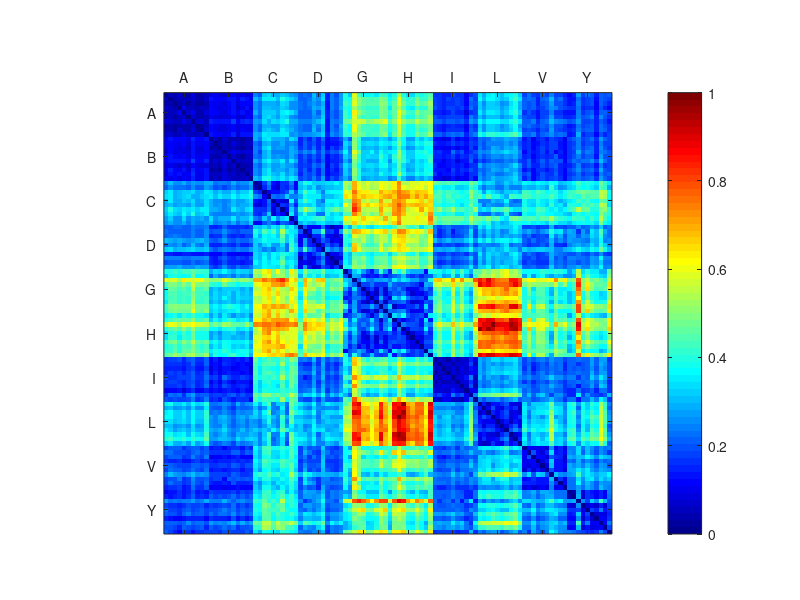

Source code (MATLAB): (Note: this script raises an error after producing the figure.)
clear;

%% Fancy plot
load divmatrixwholedataset
symbol = ['A','B','C','D','G','H','I','L','V','Y'];

figure;
C = 11;
R = 11;

matrix2plot = Dcs_matrix; % Dkl_MC_matrix;
% matrix2plot = Dkl_MC_matrix;

% normalize the similarity matrix
matrix2plot = matrix2plot - min(matrix2plot(:),[],1);
matrix2plot = matrix2plot/max(matrix2plot(:),[],1);

edge_subplot_ind = [1:C,C+1:C:R*C];
subplot(R,C,setdiff(1:R*C,edge_subplot_ind)); 
imagesc(matrix2plot); 
colormap('jet'); % daspect([1 1 1]);
colorbar;
% set(gca,'xtick',[],'ytick',[]); % remove the x,y-tick labels
set(gca,'XTick',[5:10:100]); set(gca,'XTickLabel',symbol');
set(gca,'YTick',[5:10:100]); set(gca,'YTickLabel',symbol');
set(gca,'XAxisLocation','top');
freezeColors;

% Column-accross image
colormap('gray'); % daspect([1 1 1]);
cnt = 1;
for col = [2:C]
    filename_q = [num2str(cnt)];
    subplot(R,C,col);
    tmpImg = double(imread([filename_q,'.bmp'])) / 255;
    imshow(tmpImg); axis off;
    freezeColors;
    cnt = cnt + 1;
end

% Row-accross image
cnt = 1;
for row = [C+1:C:R*C]
    filename_q = [num2str(cnt)];
    subplot(R,C,row);
    tmpImg = double(imread([filename_q,'.bmp'])) / 255;
    imshow(tmpImg); axis off;
    freezeColors;
    cnt = cnt + 1;
end

colormap('jet'); % daspect([1 1 1]);

% print('-depsc','-r200',['Dcs_matrix_exp1.eps']);
% print('-djpeg','-r200',['Dcs_matrix_exp1.jpg']);